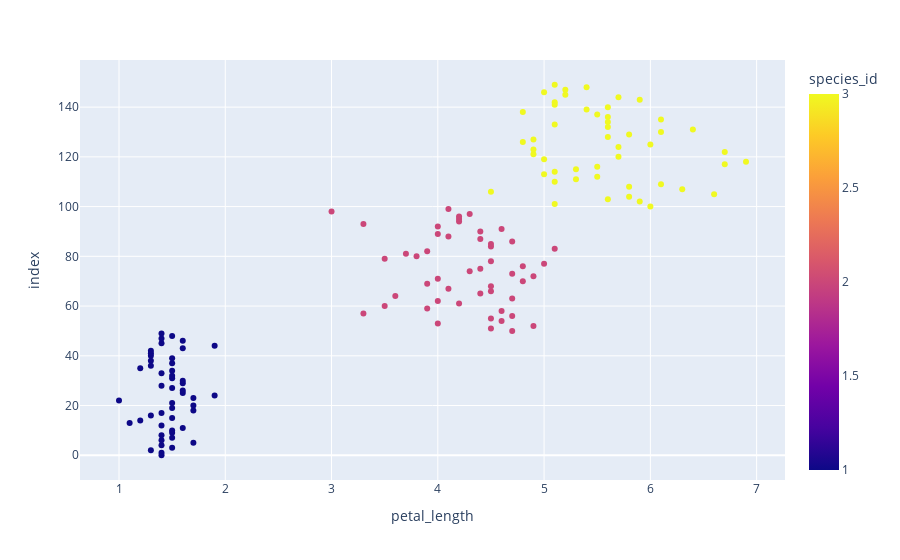

Notebook code cell kept with this figure:
### Code cell
px.scatter(iris, x = 'petal_length', color = 'species_id')

### Figure 1 — Plotly figure (JSON) as saved in the notebook; plotly's stock layout.template omitted (floating-point values rounded to 4 significant figures; data arrays with more than 128 entries replaced by an {"elided": "..."} marker saying what was removed)
{"data": [{"hovertemplate": "petal_length=%{x}<br>index=%{y}<br>species_id=%{marker.color}<extra></extra>", "legendgroup": "", "marker": {"color": {"elided": "150 int values"}, "coloraxis": "coloraxis", "symbol": "circle"}, "mode": "markers", "name": "", "orientation": "h", "showlegend": false, "type": "scatter", "x": {"elided": "150 float values"}, "xaxis": "x", "y": {"elided": "150 int values"}, "yaxis": "y"}], "layout": {"coloraxis": {"colorbar": {"title": {"text": "species_id"}}, "colorscale": [[0, "#0d0887"], [0.1111, "#46039f"], [0.2222, "#7201a8"], [0.3333, "#9c179e"], [0.4444, "#bd3786"], [0.5556, "#d8576b"], [0.6667, "#ed7953"], [0.7778, "#fb9f3a"], [0.8889, "#fdca26"], [1, "#f0f921"]]}, "legend": {"tracegroupgap": 0}, "margin": {"t": 60}, "xaxis": {"anchor": "y", "domain": [0, 1], "title": {"text": "petal_length"}}, "yaxis": {"anchor": "x", "domain": [0, 1], "title": {"text": "index"}}}}
